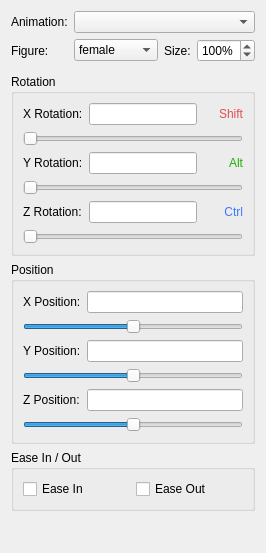
      <widget class="QWidget" name="avatarTab">
       <attribute name="title">
        <string>Avatar</string>
       </attribute>
       <layout class="QGridLayout">
        <item row="0" column="0">
         <widget class="QLabel" name="animationLabel">
          <property name="sizePolicy">
           <sizepolicy hsizetype="Fixed" vsizetype="Preferred">
            <horstretch>0</horstretch>
            <verstretch>0</verstretch>
           </sizepolicy>
          </property>
          <property name="text">
           <string>Animation:</string>
          </property>
         </widget>
        </item>
        <item row="0" column="1" colspan="3">
         <widget class="QComboBox" name="selectAnimationCombo">
          <property name="sizePolicy">
           <sizepolicy hsizetype="Minimum" vsizetype="Fixed">
            <horstretch>0</horstretch>
            <verstretch>0</verstretch>
           </sizepolicy>
          </property>
         </widget>
        </item>
        <item row="1" column="0">
         <widget class="QLabel" name="figureLabel">
          <property name="sizePolicy">
           <sizepolicy hsizetype="Fixed" vsizetype="Preferred">
            <horstretch>0</horstretch>
            <verstretch>0</verstretch>
           </sizepolicy>
          </property>
          <property name="text">
           <string>Figure:</string>
          </property>
         </widget>
        </item>
        <item row="1" column="1">
         <widget class="QComboBox" name="figureCombo">
          <property name="sizePolicy">
           <sizepolicy hsizetype="Minimum" vsizetype="Fixed">
            <horstretch>0</horstretch>
            <verstretch>0</verstretch>
           </sizepolicy>
          </property>
          <item>
           <property name="text">
            <string>female</string>
           </property>
          </item>
          <item>
           <property name="text">
            <string>male</string>
           </property>
          </item>
         </widget>
        </item>
        <item row="1" column="2">
         <widget class="QLabel" name="scaleLabel">
          <property name="sizePolicy">
           <sizepolicy hsizetype="Fixed" vsizetype="Preferred">
            <horstretch>0</horstretch>
            <verstretch>0</verstretch>
           </sizepolicy>
          </property>
          <property name="text">
           <string>Size:</string>
          </property>
         </widget>
        </item>
        <item row="1" column="3">
         <widget class="QSpinBox" name="scaleSpin">
          <property name="sizePolicy">
           <sizepolicy hsizetype="Fixed" vsizetype="Fixed">
            <horstretch>0</horstretch>
            <verstretch>0</verstretch>
           </sizepolicy>
          </property>
          <property name="suffix">
           <string>%</string>
          </property>
          <property name="minimum">
           <number>30</number>
          </property>
          <property name="maximum">
           <number>200</number>
          </property>
          <property name="value">
           <number>100</number>
          </property>
         </widget>
        </item>
        <item row="2" column="0" colspan="4">
         <widget class="QWidget" name="jointPicker" native="true">
          <property name="sizePolicy">
           <sizepolicy hsizetype="Preferred" vsizetype="Expanding">
            <horstretch>0</horstretch>
            <verstretch>1</verstretch>
           </sizepolicy>
          </property>
         </widget>
        </item>
        <item row="3" column="0" colspan="4">
         <widget class="QGroupBox" name="rotationGroupBox">
          <property name="title">
           <string>Rotation</string>
          </property>
          <layout class="QGridLayout">
           <item row="2" column="0">
            <widget class="QLabel" name="yRotationLabel">
             <property name="sizePolicy">
              <sizepolicy hsizetype="Fixed" vsizetype="Preferred">
               <horstretch>0</horstretch>
               <verstretch>0</verstretch>
              </sizepolicy>
             </property>
             <property name="text">
              <string>Y Rotation:</string>
             </property>
            </widget>
           </item>
           <item row="2" column="1">
            <widget class="QLineEdit" name="yRotationEdit">
             <property name="sizePolicy">
              <sizepolicy hsizetype="Preferred" vsizetype="Fixed">
               <horstretch>0</horstretch>
               <verstretch>0</verstretch>
              </sizepolicy>
             </property>
            </widget>
           </item>
           <item row="2" column="2">
            <widget class="QLabel" name="altLabel">
             <property name="sizePolicy">
              <sizepolicy hsizetype="Fixed" vsizetype="Preferred">
               <horstretch>0</horstretch>
               <verstretch>0</verstretch>
              </sizepolicy>
             </property>
             <property name="minimumSize">
              <size>
               <width>40</width>
               <height>0</height>
              </size>
             </property>
             <property name="styleSheet">
              <string notr="true">color: #20af00;
</string>
             </property>
             <property name="text">
              <string>Alt</string>
             </property>
             <property name="alignment">
              <set>Qt::AlignRight|Qt::AlignTrailing|Qt::AlignVCenter</set>
             </property>
            </widget>
           </item>
           <item row="3" column="0" colspan="3">
            <widget class="QSlider" name="yRotationSlider">
             <property name="sizePolicy">
              <sizepolicy hsizetype="Preferred" vsizetype="Fixed">
               <horstretch>0</horstretch>
               <verstretch>0</verstretch>
              </sizepolicy>
             </property>
             <property name="orientation">
              <enum>Qt::Horizontal</enum>
             </property>
            </widget>
           </item>
           <item row="4" column="0">
            <widget class="QLabel" name="zRotationLabel">
             <property name="sizePolicy">
              <sizepolicy hsizetype="Fixed" vsizetype="Preferred">
               <horstretch>0</horstretch>
               <verstretch>0</verstretch>
              </sizepolicy>
             </property>
             <property name="text">
              <string>Z Rotation:</string>
             </property>
            </widget>
           </item>
           <item row="4" column="1">
            <widget class="QLineEdit" name="zRotationEdit">
             <property name="sizePolicy">
              <sizepolicy hsizetype="Preferred" vsizetype="Fixed">
               <horstretch>0</horstretch>
               <verstretch>0</verstretch>
              </sizepolicy>
             </property>
            </widget>
           </item>
           <item row="4" column="2">
            <widget class="QLabel" name="ctrlLabel">
             <property name="sizePolicy">
              <sizepolicy hsizetype="Fixed" vsizetype="Preferred">
               <horstretch>0</horstretch>
               <verstretch>0</verstretch>
              </sizepolicy>
             </property>
             <property name="minimumSize">
              <size>
               <width>40</width>
               <height>0</height>
              </size>
             </property>
             <property name="styleSheet">
              <string notr="true">color: #3c78ff;
</string>
             </property>
             <property name="text">
              <string>Ctrl</string>
             </property>
             <property name="alignment">
              <set>Qt::AlignRight|Qt::AlignTrailing|Qt::AlignVCenter</set>
             </property>
            </widget>
           </item>
           <item row="5" column="0" colspan="3">
            <widget class="QSlider" name="zRotationSlider">
             <property name="sizePolicy">
              <sizepolicy hsizetype="Preferred" vsizetype="Fixed">
               <horstretch>0</horstretch>
               <verstretch>0</verstretch>
              </sizepolicy>
             </property>
             <property name="orientation">
              <enum>Qt::Horizontal</enum>
             </property>
            </widget>
           </item>
           <item row="0" column="0">
            <widget class="QLabel" name="xRotationLabel">
             <property name="sizePolicy">
              <sizepolicy hsizetype="Fixed" vsizetype="Preferred">
               <horstretch>0</horstretch>
               <verstretch>0</verstretch>
              </sizepolicy>
             </property>
             <property name="text">
              <string>X Rotation:</string>
             </property>
            </widget>
           </item>
           <item row="0" column="1">
            <widget class="QLineEdit" name="xRotationEdit">
             <property name="sizePolicy">
              <sizepolicy hsizetype="Preferred" vsizetype="Fixed">
               <horstretch>0</horstretch>
               <verstretch>0</verstretch>
              </sizepolicy>
             </property>
            </widget>
           </item>
           <item row="0" column="2">
            <widget class="QLabel" name="shiftLabel">
             <property name="sizePolicy">
              <sizepolicy hsizetype="Fixed" vsizetype="Preferred">
               <horstretch>0</horstretch>
               <verstretch>0</verstretch>
              </sizepolicy>
             </property>
             <property name="minimumSize">
              <size>
               <width>40</width>
               <height>0</height>
              </size>
             </property>
             <property name="styleSheet">
              <string notr="true">color: #e05050;
</string>
             </property>
             <property name="text">
              <string>Shift</string>
             </property>
             <property name="alignment">
              <set>Qt::AlignRight|Qt::AlignTrailing|Qt::AlignVCenter</set>
             </property>
            </widget>
           </item>
           <item row="1" column="0" colspan="3">
            <widget class="QSlider" name="xRotationSlider">
             <property name="sizePolicy">
              <sizepolicy hsizetype="Preferred" vsizetype="Fixed">
               <horstretch>0</horstretch>
               <verstretch>0</verstretch>
              </sizepolicy>
             </property>
             <property name="orientation">
              <enum>Qt::Horizontal</enum>
             </property>
            </widget>
           </item>
          </layout>
         </widget>
        </item>
        <item row="4" column="0" colspan="4">
         <widget class="QGroupBox" name="positionGroupBox">
          <property name="title">
           <string>Position</string>
          </property>
          <layout class="QGridLayout">
           <item row="0" column="0">
            <widget class="QLabel" name="xPositionLabel">
             <property name="sizePolicy">
              <sizepolicy hsizetype="Fixed" vsizetype="Preferred">
               <horstretch>0</horstretch>
               <verstretch>0</verstretch>
              </sizepolicy>
             </property>
             <property name="text">
              <string>X Position:</string>
             </property>
            </widget>
           </item>
           <item row="0" column="1">
            <widget class="QLineEdit" name="xPositionEdit">
             <property name="sizePolicy">
              <sizepolicy hsizetype="Preferred" vsizetype="Fixed">
               <horstretch>0</horstretch>
               <verstretch>0</verstretch>
              </sizepolicy>
             </property>
            </widget>
           </item>
           <item row="1" column="0" colspan="2">
            <widget class="QSlider" name="xPositionSlider">
             <property name="sizePolicy">
              <sizepolicy hsizetype="Preferred" vsizetype="Fixed">
               <horstretch>0</horstretch>
               <verstretch>0</verstretch>
              </sizepolicy>
             </property>
             <property name="minimum">
              <number>-19600</number>
             </property>
             <property name="maximum">
              <number>19600</number>
             </property>
             <property name="orientation">
              <enum>Qt::Horizontal</enum>
             </property>
            </widget>
           </item>
           <item row="2" column="0">
            <widget class="QLabel" name="ypositionLabel">
             <property name="sizePolicy">
              <sizepolicy hsizetype="Fixed" vsizetype="Preferred">
               <horstretch>0</horstretch>
               <verstretch>0</verstretch>
              </sizepolicy>
             </property>
             <property name="text">
              <string>Y Position:</string>
             </property>
            </widget>
           </item>
           <item row="2" column="1">
            <widget class="QLineEdit" name="yPositionEdit">
             <property name="sizePolicy">
              <sizepolicy hsizetype="Preferred" vsizetype="Fixed">
               <horstretch>0</horstretch>
               <verstretch>0</verstretch>
              </sizepolicy>
             </property>
            </widget>
           </item>
           <item row="3" column="0" colspan="2">
            <widget class="QSlider" name="yPositionSlider">
             <property name="sizePolicy">
              <sizepolicy hsizetype="Preferred" vsizetype="Fixed">
               <horstretch>0</horstretch>
               <verstretch>0</verstretch>
              </sizepolicy>
             </property>
             <property name="minimum">
              <number>-19600</number>
             </property>
             <property name="maximum">
              <number>19600</number>
             </property>
             <property name="orientation">
              <enum>Qt::Horizontal</enum>
             </property>
            </widget>
           </item>
           <item row="4" column="0">
            <widget class="QLabel" name="zRotationLabel_2">
             <property name="sizePolicy">
              <sizepolicy hsizetype="Fixed" vsizetype="Preferred">
               <horstretch>0</horstretch>
               <verstretch>0</verstretch>
              </sizepolicy>
             </property>
             <property name="text">
              <string>Z Position:</string>
             </property>
            </widget>
           </item>
           <item row="4" column="1">
            <widget class="QLineEdit" name="zPositionEdit">
             <property name="sizePolicy">
              <sizepolicy hsizetype="Preferred" vsizetype="Fixed">
               <horstretch>0</horstretch>
               <verstretch>0</verstretch>
              </sizepolicy>
             </property>
            </widget>
           </item>
           <item row="5" column="0" colspan="2">
            <widget class="QSlider" name="zPositionSlider">
             <property name="sizePolicy">
              <sizepolicy hsizetype="Preferred" vsizetype="Fixed">
               <horstretch>0</horstretch>
               <verstretch>0</verstretch>
              </sizepolicy>
             </property>
             <property name="minimum">
              <number>-19600</number>
             </property>
             <property name="maximum">
              <number>19600</number>
             </property>
             <property name="orientation">
              <enum>Qt::Horizontal</enum>
             </property>
            </widget>
           </item>
          </layout>
         </widget>
        </item>
        <item row="5" column="0" colspan="4">
         <widget class="QGroupBox" name="easeInOutGroup">
          <property name="title">
           <string>Ease In / Out</string>
          </property>
          <layout class="QGridLayout">
           <item row="0" column="0">
            <widget class="QCheckBox" name="easeInCheck">
             <property name="sizePolicy">
              <sizepolicy hsizetype="Preferred" vsizetype="Fixed">
               <horstretch>0</horstretch>
               <verstretch>0</verstretch>
              </sizepolicy>
             </property>
             <property name="text">
              <string>Ease In</string>
             </property>
            </widget>
           </item>
           <item row="0" column="1">
            <widget class="QCheckBox" name="easeOutCheck">
             <property name="sizePolicy">
              <sizepolicy hsizetype="Preferred" vsizetype="Fixed">
               <horstretch>0</horstretch>
               <verstretch>0</verstretch>
              </sizepolicy>
             </property>
             <property name="text">
              <string>Ease Out</string>
             </property>
            </widget>
           </item>
          </layout>
         </widget>
        </item>
        <item row="6" column="1" colspan="2">
         <spacer>
          <property name="orientation">
           <enum>Qt::Vertical</enum>
          </property>
          <property name="sizeHint" stdset="0">
           <size>
            <width>20</width>
            <height>31</height>
           </size>
          </property>
         </spacer>
        </item>
       </layout>
      </widget>
